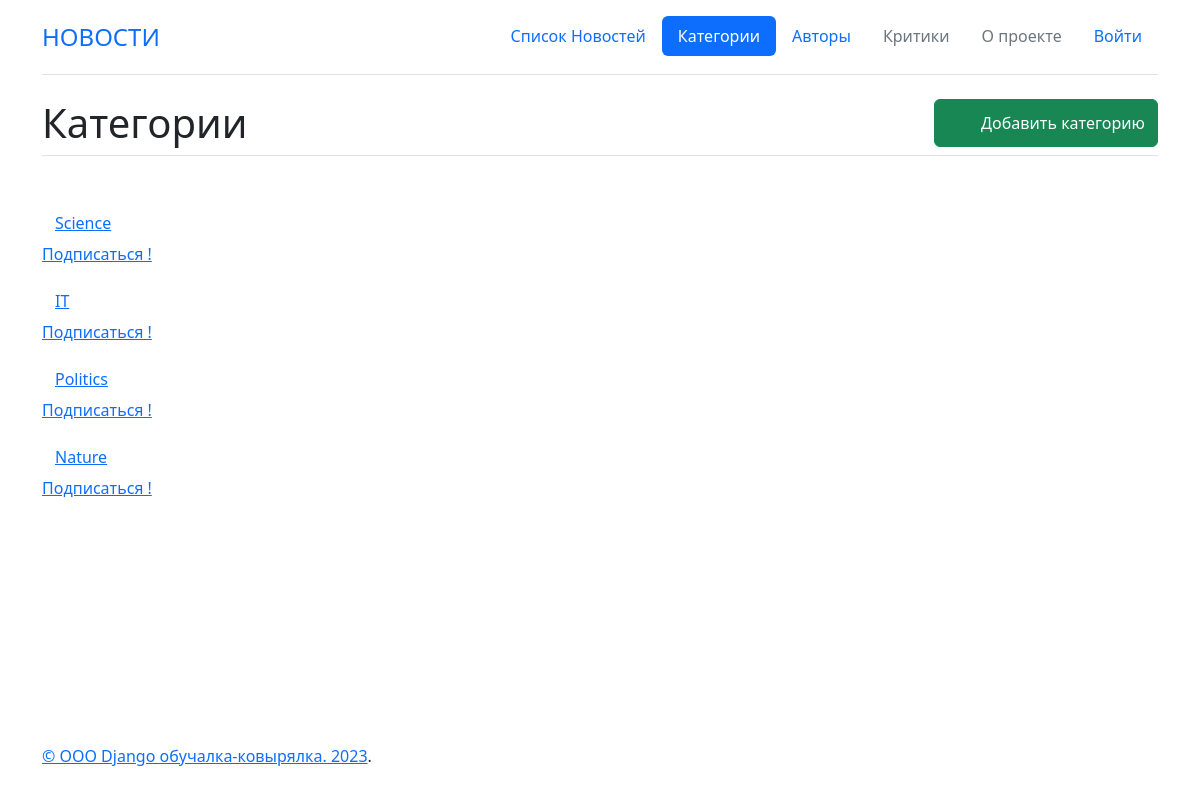
Page /categories/ on the earlier database version.
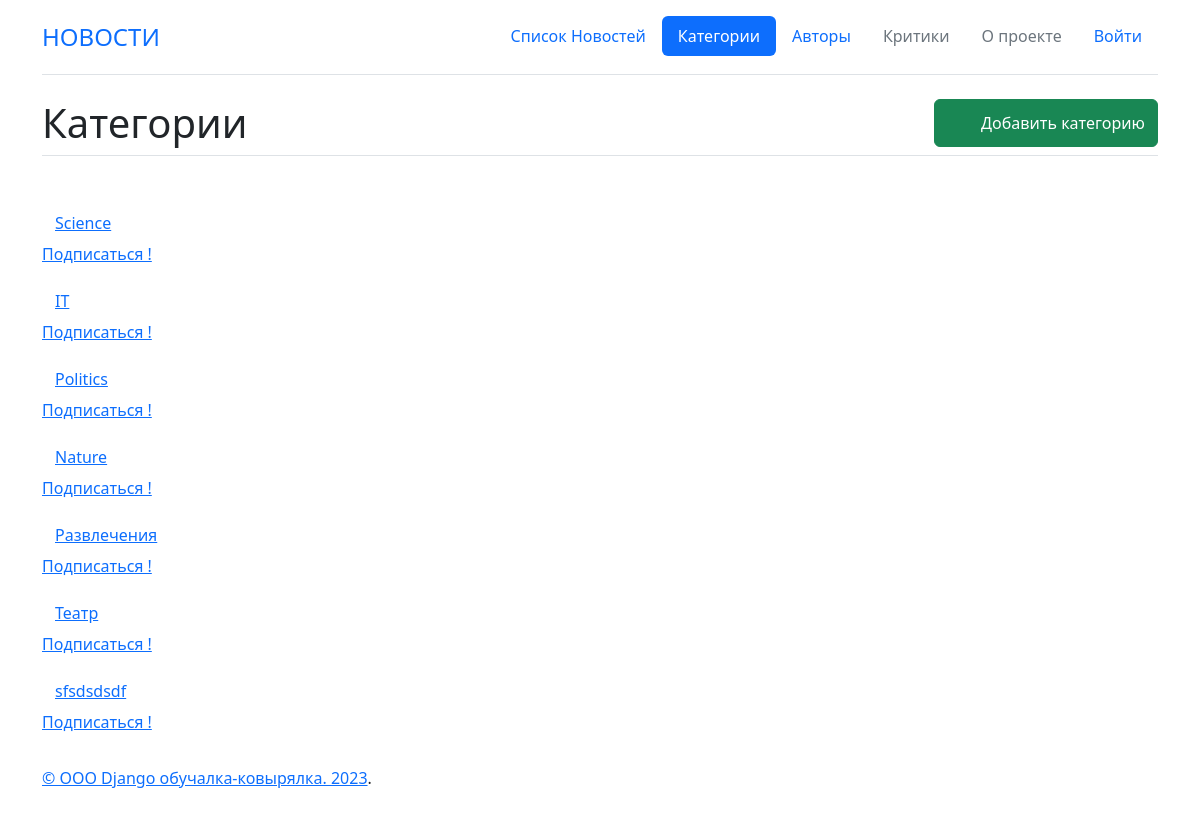
Same page on the later database version.
### news/models.py (models this page shows, shortened)
class Category(models.Model):
    class Meta:
        verbose_name = 'Категории'
        verbose_name_plural = 'Категории'
    name = models.CharField(max_length=64, unique=True, default="")
    subscribers = models.ManyToManyField(User)

### news/views.py (the view)
# urls.py: path('categories/', NewsCategoryView.as_view(), name='categories'),
class NewsCategoryView(ListView):
    model = Category
    template_name = 'categories.html'
    context_object_name = 'categories'
    queryset = Category.objects.all()

### news/templates/categories.html (shortened to what this page needs)
{% extends 'defaultLayout.html' %}
{% load static %}
{% load custom_filters %}
{% block abracadabra %}
    <div class="btn-toolbar justify-content-between border-bottom pb-2 mb-5">
        <h1 class="post-title">Категории</h1>
        <a href="{% url 'create_category' %}" class="btn btn-success d-flex align-items-center">
            <svg class="ico text-white" width="24" height="24" fill="currentColor">
                <use xlink:href="{% static 'img/bootstrap-icons.svg' %} #plus-lg"></use>
            </svg>Добавить категорию</a>
    </div>
     {% for category in categories %}
        <p><a href="{% url 'category' category.id %}" class="btn btn-link">{{ category.name }}</a>
        <br>
        <a href = "{% url 'category_subscribe' category.id %}" > Подписаться !</a>
        </p>
     {% endfor%}
{% endblock abracadabra %}

Differences in the rows shown:
added Category: name "Развлечения"
added Category: name "Театр"
added Category: name "sfsdsdsdf"
